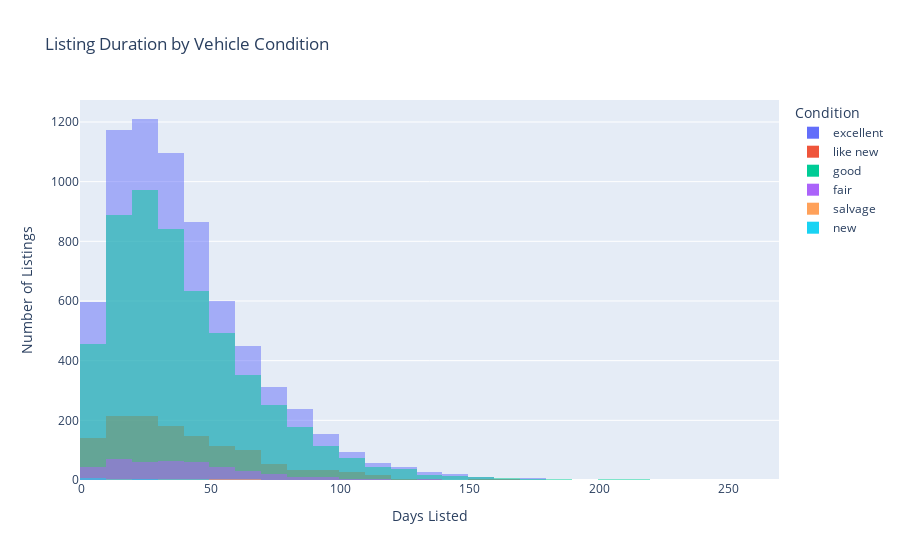

Notebook source saved alongside this figure:
### Markdown cell above
**This histogram shows how vehicle price varies depending on its condition:**

- Cars in excellent and like new condition tend to have higher prices, with distributions skewed toward the upper price range.
- New cars are rare but also appear in the highest price range.
- Vehicles in good, fair, and especially salvage condition show significantly lower price distributions.
- The peak of each distribution shifts left (toward cheaper prices) as the condition worsens.
- The spread is wider for higher-quality cars, likely reflecting a broader range of models and pricing flexibility in those categories.

### Code cell
import plotly.express as px

fig = px.histogram(
    df, 
    x='days_listed', 
    color='condition', 
    barmode='overlay',
    nbins=50,
    title='Listing Duration by Vehicle Condition',
    labels={'days_listed': 'Days Listed', 'condition': 'Condition'}
)

fig.update_layout(
    xaxis_title='Days Listed',
    yaxis_title='Number of Listings'
)

fig.show()

### Figure 1 — Plotly figure (JSON) as saved in the notebook; plotly's stock layout.template omitted (floating-point values rounded to 4 significant figures; data arrays with more than 128 entries replaced by an {"elided": "..."} marker saying what was removed)
{"data": [{"alignmentgroup": "True", "bingroup": "x", "hovertemplate": "Condition=excellent<br>Days Listed=%{x}<br>count=%{y}<extra></extra>", "legendgroup": "excellent", "marker": {"color": "#636efa", "opacity": 0.5, "pattern": {"shape": ""}}, "name": "excellent", "nbinsx": 50, "offsetgroup": "excellent", "orientation": "v", "showlegend": true, "type": "histogram", "x": {"elided": "6954 int values"}, "xaxis": "x", "yaxis": "y"}, {"alignmentgroup": "True", "bingroup": "x", "hovertemplate": "Condition=like new<br>Days Listed=%{x}<br>count=%{y}<extra></extra>", "legendgroup": "like new", "marker": {"color": "#EF553B", "opacity": 0.5, "pattern": {"shape": ""}}, "name": "like new", "nbinsx": 50, "offsetgroup": "like new", "orientation": "v", "showlegend": true, "type": "histogram", "x": {"elided": "1295 int values"}, "xaxis": "x", "yaxis": "y"}, {"alignmentgroup": "True", "bingroup": "x", "hovertemplate": "Condition=good<br>Days Listed=%{x}<br>count=%{y}<extra></extra>", "legendgroup": "good", "marker": {"color": "#00cc96", "opacity": 0.5, "pattern": {"shape": ""}}, "name": "good", "nbinsx": 50, "offsetgroup": "good", "orientation": "v", "showlegend": true, "type": "histogram", "x": {"elided": "5395 int values"}, "xaxis": "x", "yaxis": "y"}, {"alignmentgroup": "True", "bingroup": "x", "hovertemplate": "Condition=fair<br>Days Listed=%{x}<br>count=%{y}<extra></extra>", "legendgroup": "fair", "marker": {"color": "#ab63fa", "opacity": 0.5, "pattern": {"shape": ""}}, "name": "fair", "nbinsx": 50, "offsetgroup": "fair", "orientation": "v", "showlegend": true, "type": "histogram", "x": {"elided": "424 int values"}, "xaxis": "x", "yaxis": "y"}, {"alignmentgroup": "True", "bingroup": "x", "hovertemplate": "Condition=salvage<br>Days Listed=%{x}<br>count=%{y}<extra></extra>", "legendgroup": "salvage", "marker": {"color": "#FFA15A", "opacity": 0.5, "pattern": {"shape": ""}}, "name": "salvage", "nbinsx": 50, "offsetgroup": "salvage", "orientation": "v", "showlegend": true, "type": "histogram", "x": [9, 12, 38, 44, 34, 63, 52, 30, 51, 36, 31, 12, 23, 18, 18, 61, 43], "xaxis": "x", "yaxis": "y"}, {"alignmentgroup": "True", "bingroup": "x", "hovertemplate": "Condition=new<br>Days Listed=%{x}<br>count=%{y}<extra></extra>", "legendgroup": "new", "marker": {"color": "#19d3f3", "opacity": 0.5, "pattern": {"shape": ""}}, "name": "new", "nbinsx": 50, "offsetgroup": "new", "orientation": "v", "showlegend": true, "type": "histogram", "x": [17, 51, 31, 24, 76, 40, 2, 4, 8, 8, 33, 24, 25, 31, 39, 2, 18, 14, 11, 41, 27, 4], "xaxis": "x", "yaxis": "y"}], "layout": {"barmode": "overlay", "legend": {"title": {"text": "Condition"}, "tracegroupgap": 0}, "title": {"text": "Listing Duration by Vehicle Condition"}, "xaxis": {"anchor": "y", "domain": [0, 1], "title": {"text": "Days Listed"}}, "yaxis": {"anchor": "x", "domain": [0, 1], "title": {"text": "Number of Listings"}}}}
